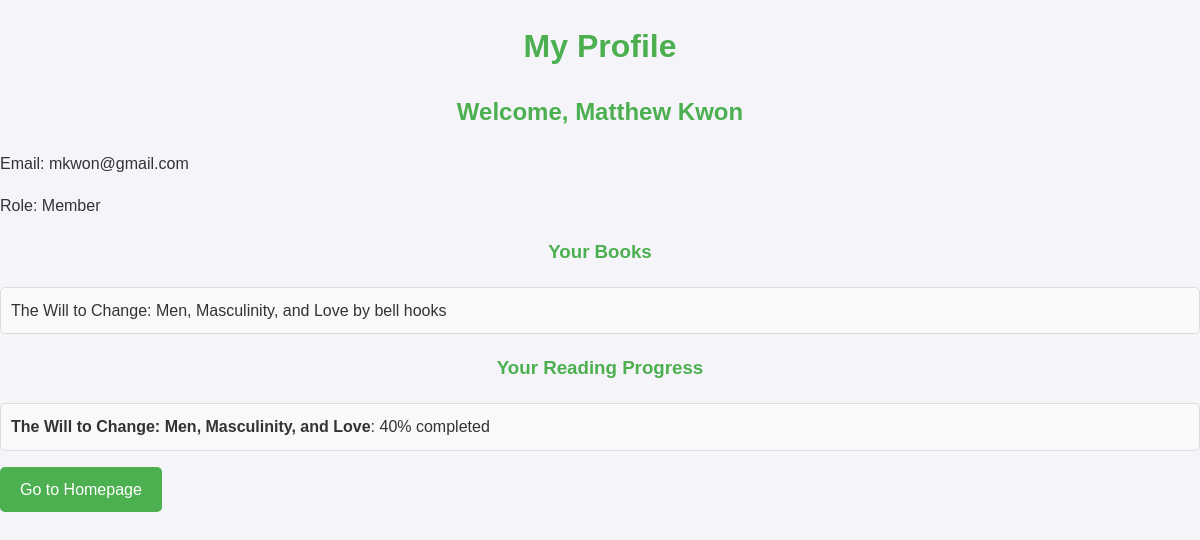
/project/my-profile/ (signed in), run on the app's committed database.
### project/models.py (models this page shows, shortened)
class Member(models.Model):
    user = models.OneToOneField(
        User,
        on_delete=models.CASCADE,
        related_name='member'
    )
    name = models.CharField(max_length=100)
    email = models.EmailField()
    join_date = models.DateField()
    role = models.CharField(max_length=50, choices=[('Admin', 'Admin'), ('Member', 'Member')])

class Book(models.Model):
    title = models.CharField(max_length=200)
    author = models.CharField(max_length=100)
    genre = models.CharField(max_length=50)
    publication_year = models.IntegerField()
    isbn = models.CharField(max_length=20)

class ReadingProgress(models.Model):
    member = models.ForeignKey(Member, on_delete=models.CASCADE)
    book = models.ForeignKey(Book, on_delete=models.CASCADE)
    progress_percentage = models.IntegerField()
    last_updated = models.DateTimeField(auto_now=True)

### project/views.py (the view)
# urls.py: path('my-profile/', MyProfileView.as_view(), name='my-profile'),
@method_decorator(login_required, name='dispatch')
class MyProfileView(TemplateView):
    template_name = 'project/my_profile.html'
    def get_context_data(self, **kwargs):
        context = super().get_context_data(**kwargs)
        member = self.request.user.member
        context['member'] = member
        context['books'] = Book.objects.filter(readingprogress__member=member).distinct()
        context['progress'] = ReadingProgress.objects.filter(member=member)
        return context

### project/templates/project/my_profile.html (shortened to what this page needs)
{% load static %}
<!DOCTYPE html>
<html>
<head>
    <link rel="stylesheet" type="text/css" href="{% static 'project/css/styles.css' %}">
</head>
<body>
    <h1>My Profile</h1>
    <h2>Welcome, {{ member.name }}</h2>
    <p>Email: {{ member.email }}</p>
    <p>Role: {{ member.role }}</p>
    <h3>Your Books</h3>
    {% if books %}
        <ul>
            {% for book in books %}
                <li>{{ book.title }} by {{ book.author }}</li>
            {% endfor %}
        </ul>
    {% else %}
        <p>You have no books in progress.</p>
    {% endif %}
    <h3>Your Reading Progress</h3>
    {% if progress %}
        <ul>
            {% for progress in progress %}
                <li>
                    <strong>{{ progress.book.title }}</strong>: {{ progress.progress_percentage }}% completed
                </li>
            {% endfor %}
        </ul>
    {% else %}
        <p>You have no reading progress recorded.</p>
    {% endif %}
    <a href="{% url 'homepage' %}" class="home-button">Go to Homepage</a>
</body>
</html>

### project/static/project/css/styles.css (style rules this page uses)
body { font-family: 'Arial', sans-serif; line-height: 1.6; margin: 0; padding: 0; background-color: #f4f4f9; color: #333; }
h1, h2, h3 { color: #4CAF50; text-align: center; margin-bottom: 20px; }
h1 { font-size: 2em; }
h2 { font-size: 1.5em; }
a { color: #4CAF50; text-decoration: none; }
ul { list-style: none; padding: 0; }
ul li { margin-bottom: 10px; padding: 10px; background: #f9f9f9; border: 1px solid #ddd; border-radius: 5px; transition: box-shadow 0.3s ease; }
.home-button { display: inline-block; background-color: #4CAF50; color: white; text-decoration: none; padding: 10px 20px; font-size: 16px; border-radius: 5px; border: none; text-align: center; cursor: pointer; transition: background-color 0.3s ease; }

### data on the page
Member: name "Matthew Kwon", email "mkwon@gmail.com", role "Member"
Book: title "The Will to Change: Men, Masculinity, and Love", author "bell hooks"
ReadingProgress: book "The Will to Change: Men, Masculinity, and Love", progress_percentage "40"
